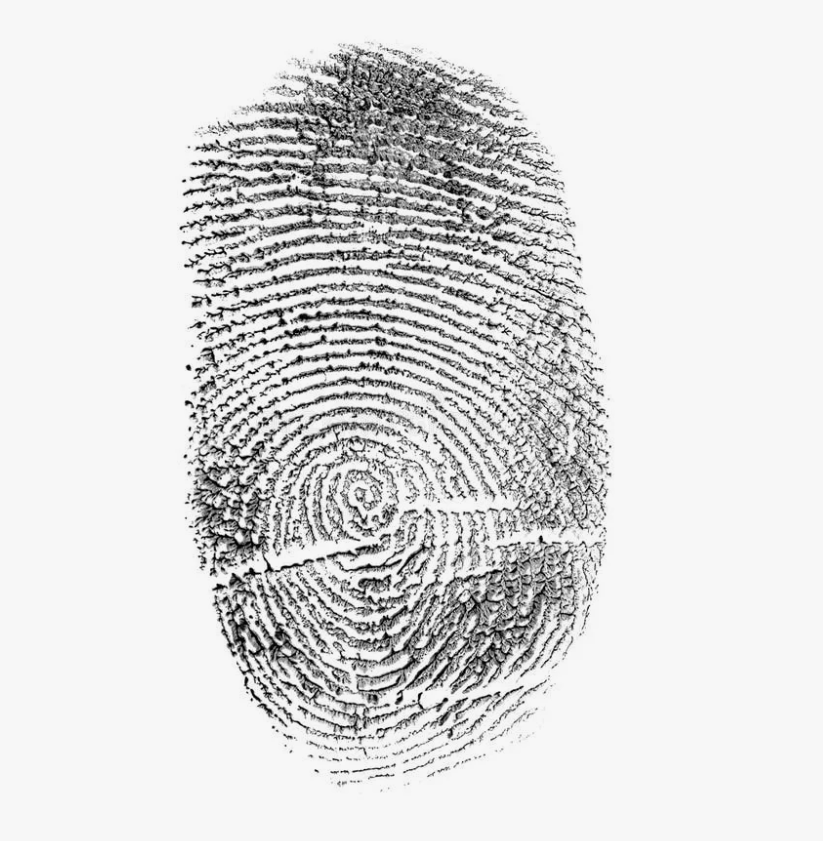
#> input picture examples/input_fingerprint.png, 823 x 841 px, found by its file name
$ python fingerprint.py
#> lines starting #> are read from the running program, lines starting #| are printed output that depends on the picture; after the words box and inside, x2 and y2 are one past the last pixel; in counts of white or black regions, pixels touching at a corner belong together; long printed decimals are rounded
import cv2
import numpy as np

"""Список работ:
1) Интерфейс - gradio
2) Предобработка фото
3) Проверка размеров входных картинок
4) Извлечение фич (муниции) - почитать про отпечатки пальцев
5) Хранение отпечатков
    а. храним картинки в директории
    б. храним в виде вектор????
6) Методы сравнения отпечатков: хэш-суммой, расстояние Хэмминга, по узору, по особым точкам
7) Написать класс для всей программы

** Распознанование в real-time
https://habr.com/ru/articles/116603/
https://github.com/kjanko/python-fingerprint-recognition/
https://www.codespeedy.com/fingerprint-detection-in-python/
https://www.kaggle.com/code/kairess/fingerprint-recognition
"""


# 1.  Функции обработки изображений:

def preprocess_image(image_path):
    """
    Предварительная обработка изображения отпечатка пальца:
    - Преобразование в оттенки серого
    - Бинаризация (преобразование в черно-белое изображение)
    - Улучшение контраста
    """
    img = cv2.imread(image_path, cv2.IMREAD_GRAYSCALE)
    if img is None:
        print(f"Ошибка: Не удалось загрузить изображение {image_path}")
        return None

    # Улучшение контраста (CLAHE - Contrast Limited Adaptive Histogram Equalization)
    clahe = cv2.createCLAHE(clipLimit=2.0, tileGridSize=(8,8))
    img = clahe.apply(img)

    # Бинаризация (Otsu's thresholding)
    _, img = cv2.threshold(img, 0, 255, cv2.THRESH_BINARY + cv2.THRESH_OTSU)

    # Инвертируем цвета (отпечаток должен быть черным на белом фоне)
    img = cv2.bitwise_not(img)

    return img


def extract_features(img):
    """
    Извлечение ключевых особенностей (минуций) из отпечатка пальца.
    В этом упрощенном примере, просто возвращает изображение как "вектор признаков".
    В реальных системах здесь используются более сложные алгоритмы (например, анализ хребтов, окончаний и разветвлений).
    """
    # TODO:  Заменить на более сложный алгоритм извлечения минуций.
    # Например, можно попробовать скелетизацию (thinning) и затем анализ точек ветвления и окончаний.
    return img


# 2.  Функция сравнения отпечатков:

def match_fingerprints(template_features, input_features, threshold=0.9):
    """
    Сравнение двух отпечатков пальцев на основе извлеченных признаков.
    В этом примере, просто сравнивает изображения с использованием корреляции.
    В реальных системах используется более сложный анализ соответствия минуций.
    """
    # Преобразуем в float32 для корректной работы cv2.matchTemplate
    template_features = template_features.astype(np.float32)
    input_features = input_features.astype(np.float32)

    # Сравнение с помощью корреляции
    result = cv2.matchTemplate(input_features, template_features, cv2.TM_CCOEFF_NORMED)
    _, max_val, _, _ = cv2.minMaxLoc(result)  # Получаем максимальное значение корреляции

    print(f"Значение корреляции: {max_val}")

    return max_val >= threshold


# 3.  Основная программа:

def main():
    """
    Основная функция программы.
    """

    # 1.  Загрузка образца отпечатка пальца (шаблона)
    template_path = "input_fingerprint.png"  # Замените на путь к вашему образцу
    template_img = preprocess_image(template_path)
#> in preprocess_image, `img = clahe.apply(img)`:
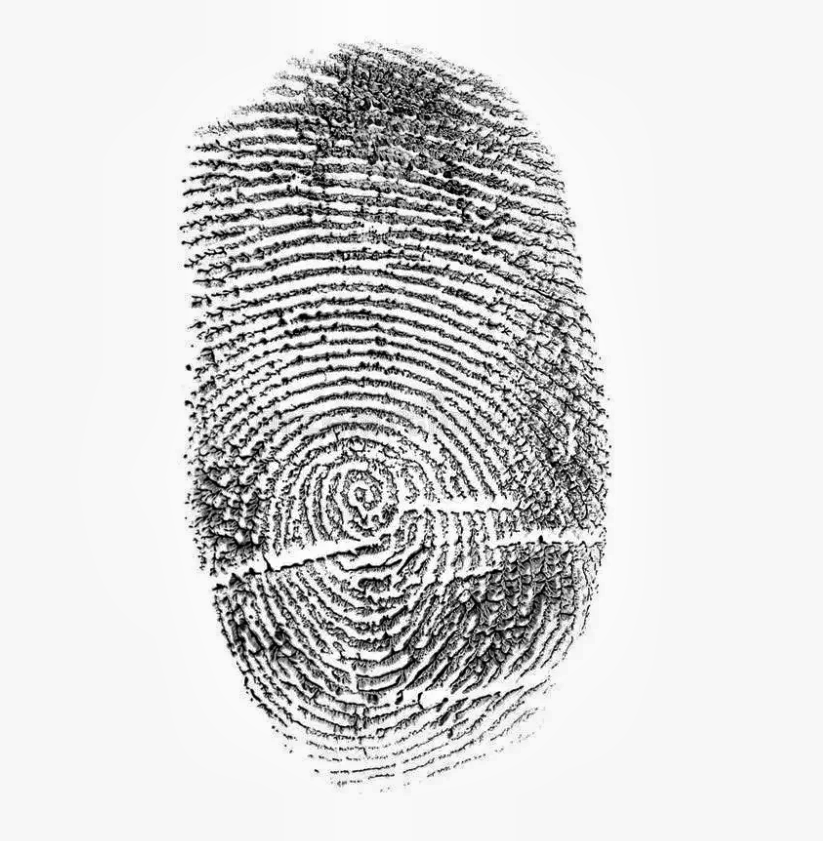
#> img: shape (841, 823); min 0, max 255, mean 215.4
#> in preprocess_image, `_, img = cv2.threshold(img, 0, 255, cv2.THRESH_BINARY + cv2.THRESH_OTSU)`:
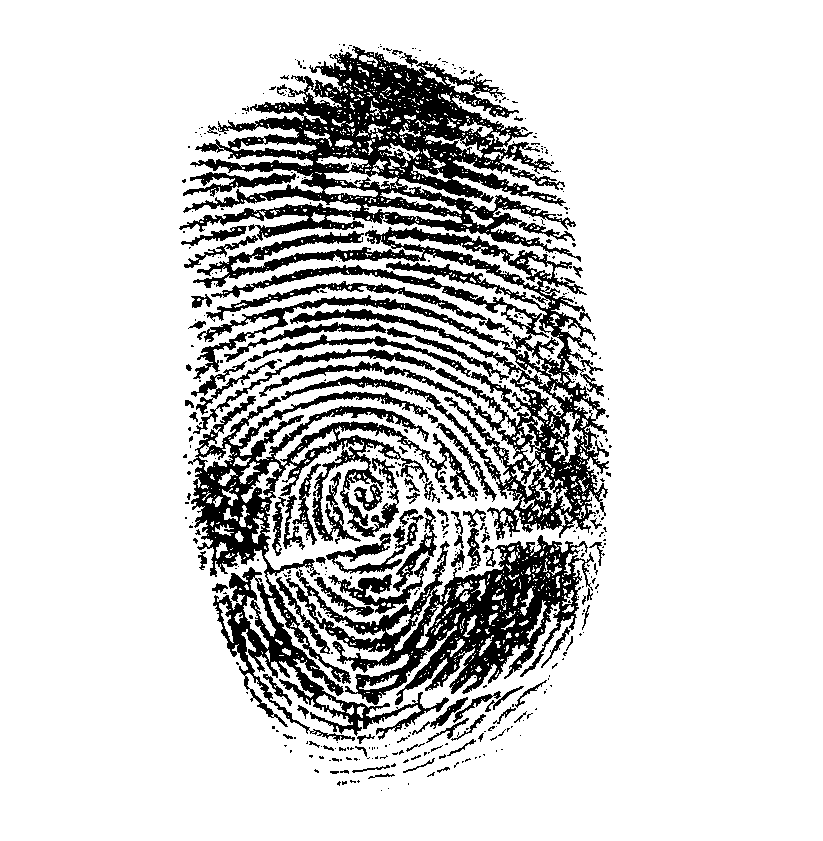
#> img: shape (841, 823); 82.5% white; 469 black regions (375 under 20 px), largest, box (x1, y1, x2, y2) and area: (179, 46, 581, 262) 29994, (193, 227, 609, 540) 28775, (188, 391, 478, 741) 23293
    cv2.imshow("tesa",template_img)
    cv2.waitKey(0)


    if template_img is None:
        return
    template_features = extract_features(template_img)

    # 2.  Загрузка входного отпечатка пальца (для сравнения)
    input_path = "template_fingerprint.png"  # Замените на путь к отпечатку для сравнения
    input_img = preprocess_image(input_path)
#> call 2 of preprocess_image, with image_path = 'template_fingerprint.png'
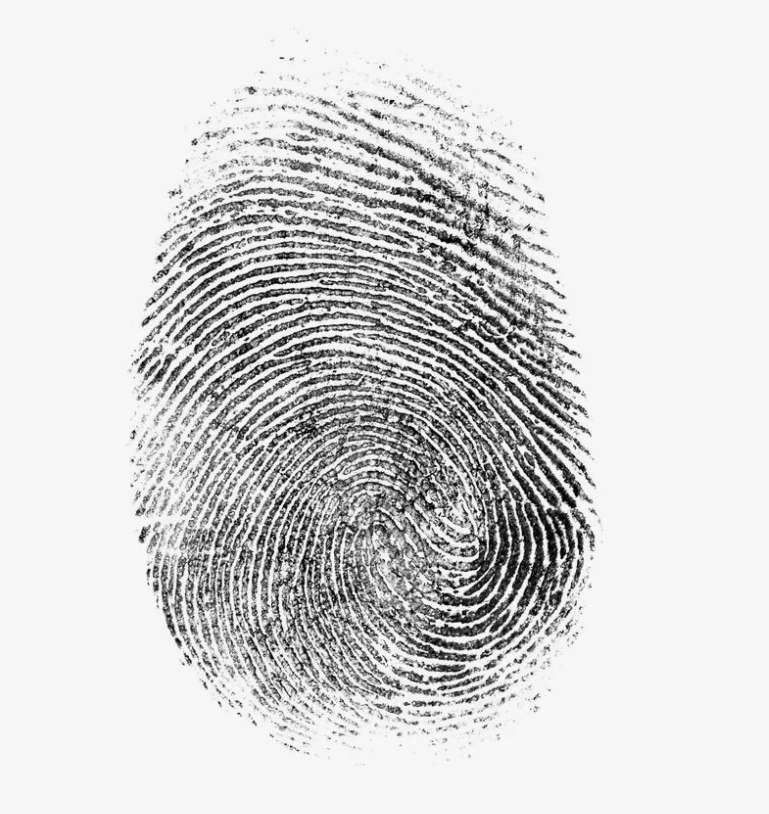
#> input picture examples/template_fingerprint.png, 769 x 814 px, found by its file name
#> in preprocess_image (call 2), `img = clahe.apply(img)`:
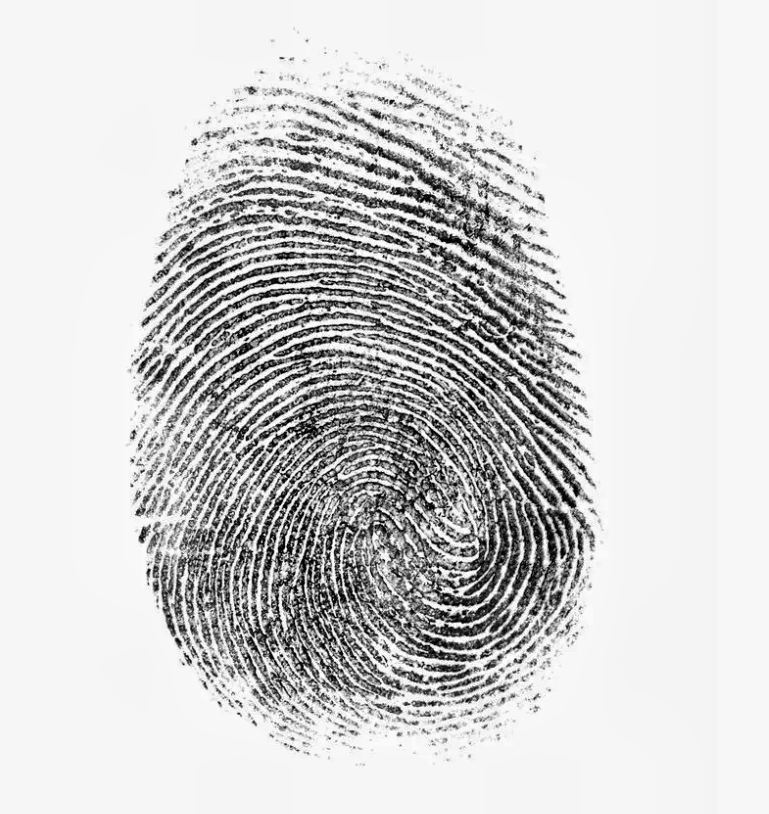
#> img: shape (814, 769); min 0, max 255, mean 208.6
#> in preprocess_image (call 2), `_, img = cv2.threshold(img, 0, 255, cv2.THRESH_BINARY + cv2.THRESH_OTSU)`:
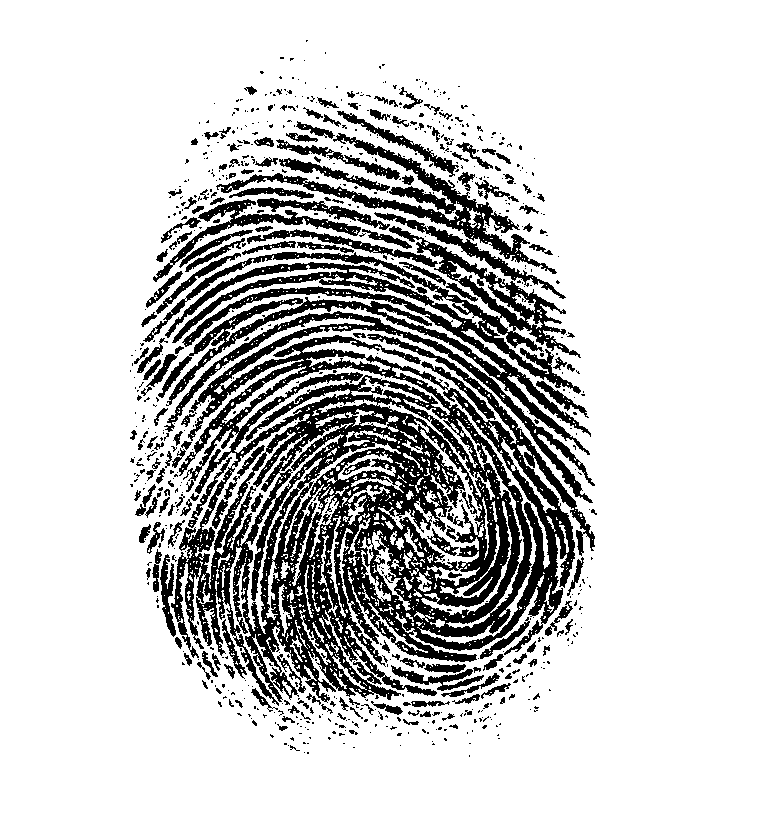
#> img: shape (814, 769); 79.8% white; 777 black regions (590 under 20 px), largest, box (x1, y1, x2, y2) and area: (164, 311, 595, 706) 71966, (143, 226, 591, 455) 19431, (216, 133, 557, 274) 5645
    if input_img is None:
        return
    input_features = extract_features(input_img)

    # 3.  Сравнение отпечатков пальцев
    if match_fingerprints(template_features, input_features):
#> in match_fingerprints, `result = cv2.matchTemplate(input_features, template_features, cv2.TM_C..`:
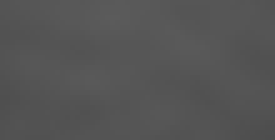
#> result: shape (28, 55) float32 (shown 5 times larger); min 0.302, max 0.357, mean 0.334
#> in match_fingerprints, `_, max_val, _, _ = cv2.minMaxLoc(result)`: max_val = 0.357
#| Значение корреляции: 0.3575
        print("Отпечатки пальцев совпадают.")
    else:
        print("Отпечатки пальцев не совпадают.")


if __name__ == "__main__":
    main()
